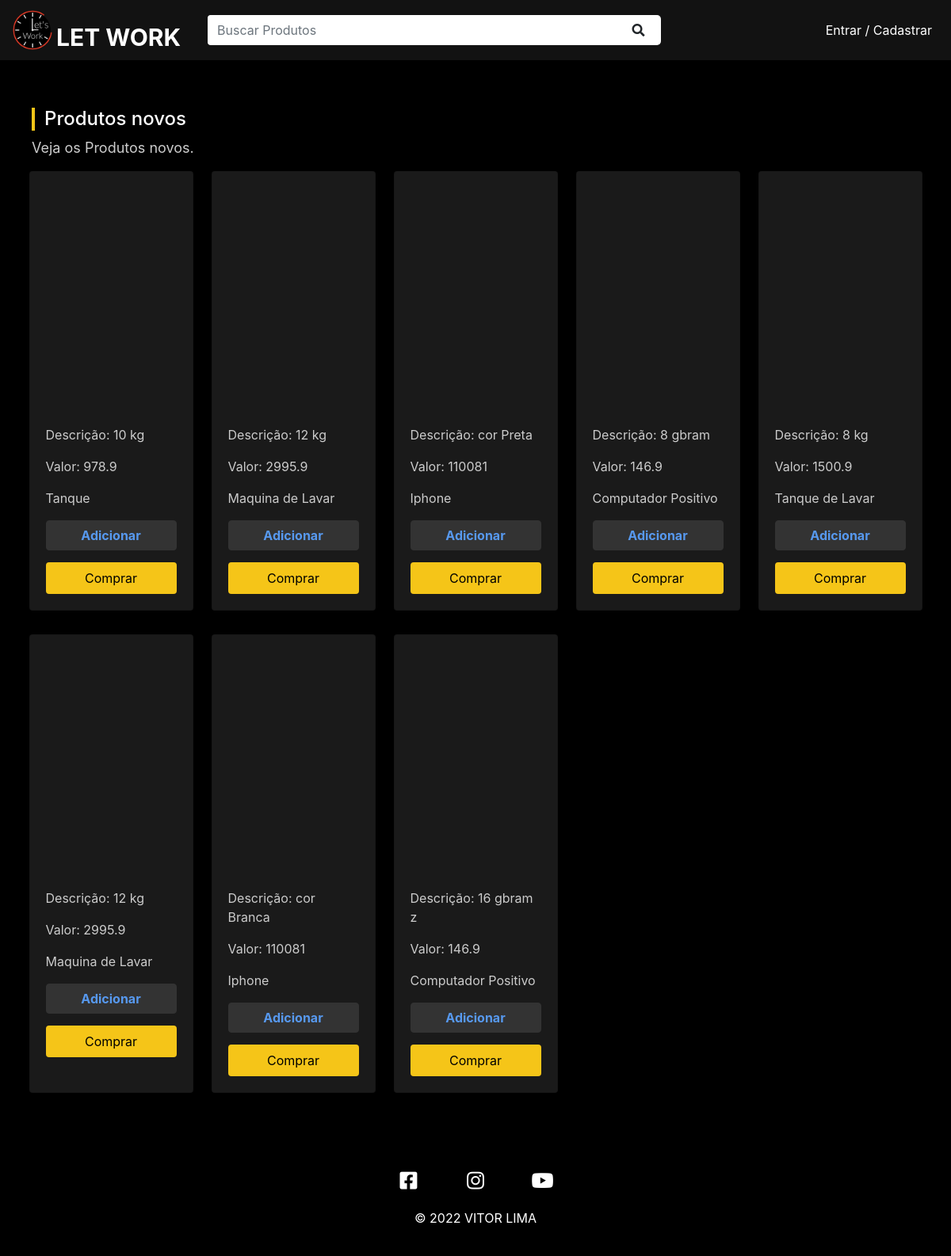
The page / on the database its author committed.
### tables this page shows
CREATE TABLE IF NOT EXISTS `produto` (
  `idproduto` INT NOT NULL AUTO_INCREMENT,
  `nome` VARCHAR(45) NOT NULL,
  `descricao` VARCHAR(100) NULL,
  `valor` FLOAT NOT NULL,
  `imagem` INT NULL,
  PRIMARY KEY (`idproduto`));

### globals.php (called while the page is built, shortened)
<?php
  $BASE_URL = "http://" . $_SERVER["SERVER_NAME"] . dirname($_SERVER["REQUEST_URI"]."?") . "/";

### dao/ClienteController.php (called while the page is built, shortened)
<?php
    class ClienteController {
        public function isLoggedIn(){
            return false;
        }
    }
?>

### dao/ProdutoController.php (called while the page is built, shortened)
<?php
class ProdutoController {
    public static function allProdutos(){
        $conexao = new Conexao();
        $conexao = $conexao->conexao();
        $stmt = $conexao->query("SELECT * FROM produto;");
        $stmt->execute();
        $produtos = $stmt->fetchAll();
        return $produtos;
    }
}

### template/card.php (the view, shortened to what this page needs)
<div class="card let-card">
  <div class="card-img-top" style="background-image: url('<?= $BASE_URL ?>img/imagem/<?= $produto[4] ?>')"></div>
  <div class="card-body">
  <p class="rating">Descrição: <?= $produto[2] ?></p>
  <p class="rating">Valor: <?= $produto[3] ?></p>
      <p class="rating"><?= $produto[1] ?></p>
    <a href="<?= $BASE_URL ?>./dao/addCarrinho.php?produto=<?= $produto[0]  ?>" class="btn btn-primary rate-btn">Adicionar</a>
    <a href="<?= $BASE_URL ?>./dao/addCarrinho.php?produto=<?= $produto[0]  ?>" class="btn btn-primary card-btn">Comprar</a>
  </div>
</div>

### template/header.php (shortened to what this page needs)
<?php
  require_once("globals.php");
  require_once("dao/ClienteController.php");
  $user = new ClienteController();
  $userData = $user->isLoggedIn();
?>
<!DOCTYPE html>
<html lang="en">
<head>
  <link rel="stylesheet" href="https://cdnjs.cloudflare.com/ajax/libs/twitter-bootstrap/4.5.3/css/bootstrap.css" />
  <link rel="stylesheet" href="https://cdnjs.cloudflare.com/ajax/libs/font-awesome/5.15.1/css/all.min.css" />
  <link rel="stylesheet" href="<?= $BASE_URL ?>css/styles.css">
</head>
<body>
  <header>
    <nav id="main-navbar" class="navbar navbar-expand-lg">
      <a href="<?= $BASE_URL ?>" class="navbar-brand">
        <img src="<?= $BASE_URL ?>img/icon.png" alt="LETWORK" id="logo">
        <span id="letwork-title">LET WORK</span>
      </a>
      <form action="<?= $BASE_URL ?>search.php" method="GET" id="search-form" class="form-inline my-2 my-lg-0">
        <input type="text" name="q" id="search" class="form-control mr-sm-2" type="search" placeholder="Buscar Produtos" aria-label="Search">
        <button class="btn my-2 my-sm-0" type="submit">
          <i class="fas fa-search"></i>
        </button>
      </form>
      <div class="collapse navbar-collapse" id="navbar">
        <ul class="navbar-nav">
          <?php if($userData): ?>
            <li class="nav-item">
              <a href="<?= $BASE_URL ?>carrinho.php" class="nav-link">Meu Carrinho</a>
            </li>
            <li class="nav-item">
              <a href="<?= $BASE_URL ?>pedido.php" class="nav-link">Meus Pedido</a>
            </li>
            <li class="nav-item">
              <a href="<?= $BASE_URL ?>editprofile.php" class="nav-link bold">
                <?=$_SESSION['user_nome']?>
              </a>
            </li>
            <li class="nav-item">
              <a href="<?= $BASE_URL ?>logout.php" class="nav-link">Sair</a>
            </li>
          <?php else: ?>
            <li class="nav-item">
              <a href="<?= $BASE_URL ?>auth.php" class="nav-link">Entrar / Cadastrar</a>
            </li>
          <?php endif; ?>
        </ul>
      </div>
    </nav>
  </header>

### index.php (shortened to what this page needs)
<?php
  require_once("template/header.php");
  require_once("dao/ClienteController.php");
  require_once("dao/ProdutoController.php");
  $produtos = ProdutoController::allProdutos();
?>
  <div id="main-container" class="container-fluid">
    <h2 class="section-title">Produtos novos</h2>
    <p class="section-description">Veja os Produtos novos.</p>
    <div class="letworks-container">
      <?php foreach($produtos as $produto): ?>
        <?php require("template/card.php"); ?>
      <?php endforeach; ?>
    </div>
    </div>
<?php
  require_once("template/footer.php");
?>

### template/footer.php (shortened to what this page needs)
<footer id="footer">
    <div id="social-container">
      <ul>
        <li>
          <a href="#"><i class="fab fa-facebook-square"></i></a>
        </li>
        <li>
          <a href="#"><i class="fab fa-instagram"></i></a>
        </li>
        <li>
          <a href="#"><i class="fab fa-youtube"></i></a>
        </li>
      </ul>
    </div>
    <p>&copy; 2022 VITOR LIMA</p>
  </footer>
</body>
</html>

### css/styles.css (style rules this page uses)
.navbar-brand { position: relative; }
#logo { width: 50px; }
#letwork-title { color: #FFF; position: absolute; bottom: -2px; font-size: 30px; left: 55px; font-weight: bold; }
#main-navbar { background-color: #121212; }
#search-form { margin: 0 auto; background-color: #FFF; border-radius: 5px; width: 50%; margin-left: 180px; }
#search-form .form-control { border: none; width: 90%; box-shadow: none; }
#navbar { min-width: 30%; }
.navbar-nav { justify-content: flex-end; width: 100%; }
.navbar-nav .nav-item .nav-link { color: #FFF; transition: .5s; }
#main-container { background-color: #000; color: #FFF; min-height: 65vh; padding: 40px; }
.section-title { font-size: 24px; border-left: 4px solid #F5C518; padding-left: 12px; margin-top: 20px; }
.section-description { color: #CCC; font-size: 18px; }
.letworks-container { display: flex; flex-wrap: wrap; margin: 0 -15px; }
.let-card { background-color: #1A1A1A; width: 18%; margin-bottom: 30px; margin-left: 1%; margin-right: 1%; }
.let-card .card-img-top { height: 300px; width: 100%; background-size: cover; background-position: center; }
.rating { color: #CCC; }
.rate-btn { margin-bottom: 15px; color: #5799EF; background-color: #333; border-color: #333; width: 100%; font-weight: bold; }
.card-btn { color: #000; background-color: #F5C518; border: 2px solid #F5C518; width: 100%; }
#footer { background-color: #000; color: #FFF; text-align: center; margin: 0; padding: 20px; }
#social-container ul, #footer-links-container ul { list-style-type: none; padding: 0; }
#social-container li, #footer-links-container li { display: inline-block; margin: 0 20px; }
#social-container li { height: 40px; width: 40px; border-radius: 100%; transition: .5s; line-height: 3; }
#social-container a, #footer-links-container a { color: #FFF; transition: .5s; }
#social-container li i { font-size: 25px; }

### rows shown on the page
produto: descricao "10 kg", valor "978.9", nome "Tanque"
produto: descricao "12 kg", valor "2995.9", nome "Maquina de Lavar"
produto: descricao "cor Preta", valor "110081", nome "Iphone"
produto: descricao "8 gbram", valor "146.9", nome "Computador Positivo"
produto: descricao "8 kg", valor "1500.9", nome "Tanque de Lavar"
produto: descricao "12 kg", valor "2995.9", nome "Maquina de Lavar"
produto: descricao "cor Branca", valor "110081", nome "Iphone"
produto: descricao "16 gbram z", valor "146.9", nome "Computador Positivo"
